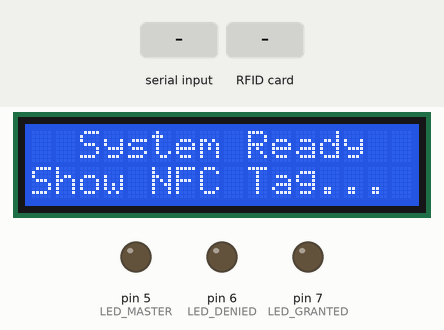
Simulated run of this sketch. Board: Arduino Uno, built with avr-gcc and run on an emulated ATmega328P. Shown: 16×2 character LCD, output pins drawn as LEDs (lit = HIGH). Inputs (shaded band) come from the test bench. Pins used as bus, display or sensor lines are not drawn; what the sketch prints to the serial monitor is not drawn.

Above: at 4.9 s.
5.0 s: "ACCESS_GRANTED\n" received over Serial
At 5.5 s:
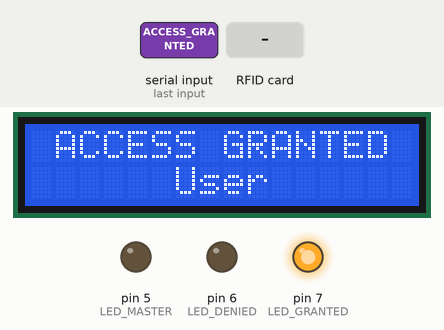
6.5 s: "ACCESS_DENIED\n" received over Serial
At 8.7 s:
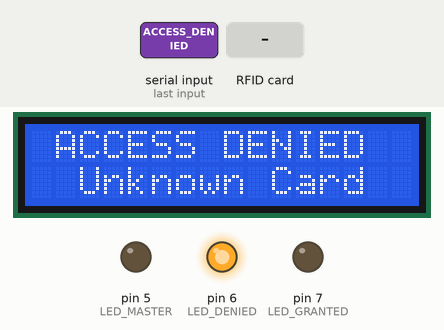
9.5 s: "MASTER_KEY\n" received over Serial
At 11.8 s:
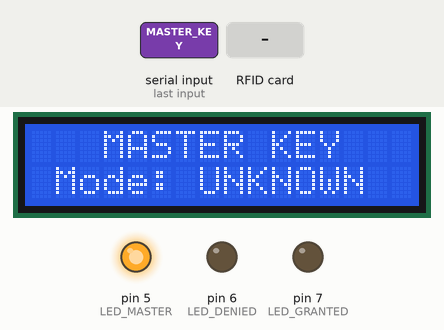
12.5 s: RFID card 5E 7A 19 C4 held to the reader
At 15.2 s:
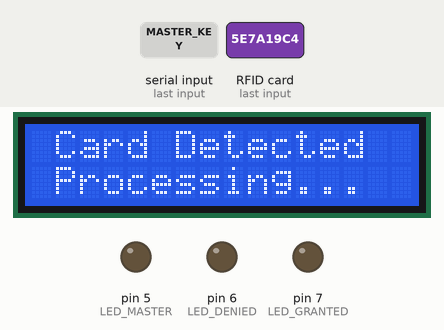
15.5 s: "REGISTERED\n" received over Serial
At 16.5 s:
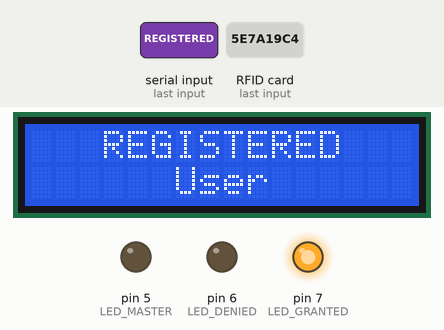
18.5 s: "ERROR\n" received over Serial
At 20.4 s:
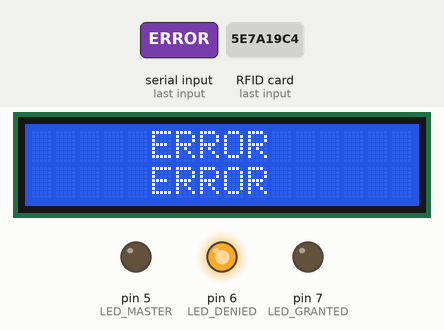
Timing chart, 0 to 24.0 s (numbered marks = the images above; inputs shaded):
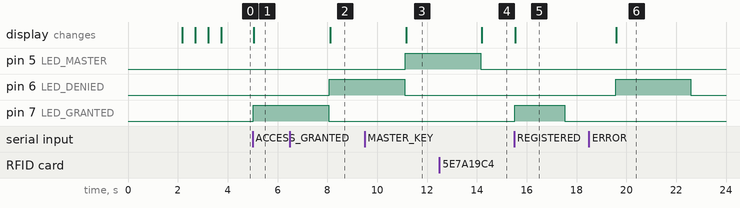

Measured:
- after the input at 5.0 s, pin 7 (LED_GRANTED): LOW → HIGH at once; the display: changes after 0.05 s (image 1)
- after the input at 6.5 s, pin 6 (LED_DENIED): LOW → HIGH after 1.6 s; the display: changes after 1.6 s (image 2)
- after the input at 9.5 s, pin 5 (LED_MASTER): LOW → HIGH after 1.6 s; the display: changes after 1.7 s (image 3)
- after the input at 12.5 s, the display: changes after 1.7 s (image 4)
- after the input at 15.5 s, pin 7 (LED_GRANTED): LOW → HIGH at once, → LOW 2.0 s later; the display: changes at once (image 5)
- after the input at 18.5 s, pin 6 (LED_DENIED): LOW → HIGH after 1.1 s, → LOW 3.0 s later; the display: changes after 1.1 s (image 6)

The sketch:

arduino_sketch.ino
```cpp
#include <SPI.h>
#include <MFRC522.h>
#include <Wire.h>
#include <LiquidCrystal_I2C.h>

#define RST_PIN 9
#define SS_PIN 10
#define LED_GRANTED 7
#define LED_DENIED 6
#define LED_MASTER 5

MFRC522 mfrc522(SS_PIN, RST_PIN);
LiquidCrystal_I2C lcd(0x27, 16, 2);  // Адрес твоего LCD

void setup() {
  Serial.begin(9600);
  SPI.begin();
  mfrc522.PCD_Init();

  // Инициализация LCD
  lcd.init();
  lcd.backlight();
  lcd.clear();

  // Настройка светодиодов
  pinMode(LED_GRANTED, OUTPUT);
  pinMode(LED_DENIED, OUTPUT);
  pinMode(LED_MASTER, OUTPUT);

  // Стартовая заставка
  showStartupAnimation();

  Serial.println("READY");
  displayMessage("System Ready", "Show NFC Tag...");
}

void loop() {
  // Считывание NFC метки
  if (mfrc522.PICC_IsNewCardPresent() && mfrc522.PICC_ReadCardSerial()) {
    String uid = getUID();
    Serial.println("UID:" + uid);
    displayMessage("Card Detected", "Processing...");

    // Ждем ответ от Python
    waitForResponse();

    mfrc522.PICC_HaltA();
    delay(2000); // Защита от повторного считывания
    displayMessage("System Ready", "Show NFC Tag...");
  }

  // Обработка входящих сообщений от Python
  if (Serial.available() > 0) {
    String response = Serial.readStringUntil('\n');
    response.trim();
    processResponse(response);
  }
}

String getUID() {
  String content = "";
  for (byte i = 0; i < mfrc522.uid.size; i++) {
    content.concat(String(mfrc522.uid.uidByte[i] < 0x10 ? "0" : ""));
    content.concat(String(mfrc522.uid.uidByte[i], HEX));
  }
  content.toUpperCase();
  return content;
}

void waitForResponse() {
  unsigned long startTime = millis();
  while (millis() - startTime < 5000) {
    if (Serial.available() > 0) {
      String response = Serial.readStringUntil('\n');
      response.trim();
      processResponse(response);
      break;
    }
    delay(100);
  }
}

void processResponse(String response) {
  Serial.print("Server: ");
  Serial.println(response);

  if (response.startsWith("ACCESS_GRANTED")) {
    // Доступ разрешен
    String userName = extractUserName(response);
    digitalWrite(LED_GRANTED, HIGH);
    displayMessage("ACCESS GRANTED", userName);
    Serial.println(">>> ACCESS GRANTED - Door opened");
    delay(3000);
    digitalWrite(LED_GRANTED, LOW);
  }
  else if (response.startsWith("ACCESS_DENIED")) {
    // Доступ запрещен
    digitalWrite(LED_DENIED, HIGH);
    displayMessage("ACCESS DENIED", "Unknown Card");
    Serial.println(">>> ACCESS DENIED");
    delay(3000);
    digitalWrite(LED_DENIED, LOW);
  }
  else if (response.startsWith("MASTER_KEY")) {
    // Мастер-ключ
    String mode = extractMode(response);
    digitalWrite(LED_MASTER, HIGH);
    displayMessage("MASTER KEY", "Mode: " + mode);
    Serial.println(">>> MASTER KEY - Registration mode");
    delay(3000);
    digitalWrite(LED_MASTER, LOW);
  }
  else if (response.startsWith("REGISTERED")) {
    // Успешная регистрация
    String userName = extractUserName(response);
    digitalWrite(LED_GRANTED, HIGH);
    displayMessage("REGISTERED", userName);
    Serial.println(">>> NEW USER REGISTERED");
    delay(2000);
    digitalWrite(LED_GRANTED, LOW);
  }
  else if (response.startsWith("ERROR")) {
    // Ошибка
    digitalWrite(LED_DENIED, HIGH);
    displayMessage("ERROR", response);
    Serial.println(">>> ERROR: " + response);
    delay(3000);
    digitalWrite(LED_DENIED, LOW);
  }
}

String extractUserName(String response) {
  // Извлекаем имя пользователя из ответа "ACCESS_GRANTED:John" -> "John"
  int colonIndex = response.indexOf(':');
  if (colonIndex != -1 && colonIndex + 1 < response.length()) {
    return response.substring(colonIndex + 1);
  }
  return "User";
}

String extractMode(String response) {
  // Извлекаем режим из "MASTER_KEY:ACTIVE" -> "ACTIVE"
  int colonIndex = response.indexOf(':');
  if (colonIndex != -1 && colonIndex + 1 < response.length()) {
    return response.substring(colonIndex + 1);
  }
  return "UNKNOWN";
}

void displayMessage(String line1, String line2) {
  lcd.clear();
  lcd.setCursor(0, 0);
  lcd.print(centerText(line1));
  lcd.setCursor(0, 1);
  lcd.print(centerText(line2));
}

String centerText(String text) {
  // Центрирование текста на 16-символьном дисплее
  if (text.length() >= 16) return text.substring(0, 16);

  int spaces = (16 - text.length()) / 2;
  String centered = "";
  for (int i = 0; i < spaces; i++) {
    centered += " ";
  }
  centered += text;
  return centered;
}

void showStartupAnimation() {
  lcd.clear();
  lcd.setCursor(0, 0);
  lcd.print(" NFC ACCESS ");
  lcd.setCursor(0, 1);
  lcd.print(" CONTROL SYSTEM ");
  delay(2000);

  // Анимация загрузки
  for (int i = 0; i < 3; i++) {
    lcd.clear();
    lcd.setCursor(0, 0);
    lcd.print("Starting system");
    lcd.setCursor(i * 5, 1);
    lcd.print("===>");
    delay(500);
  }
}
```
